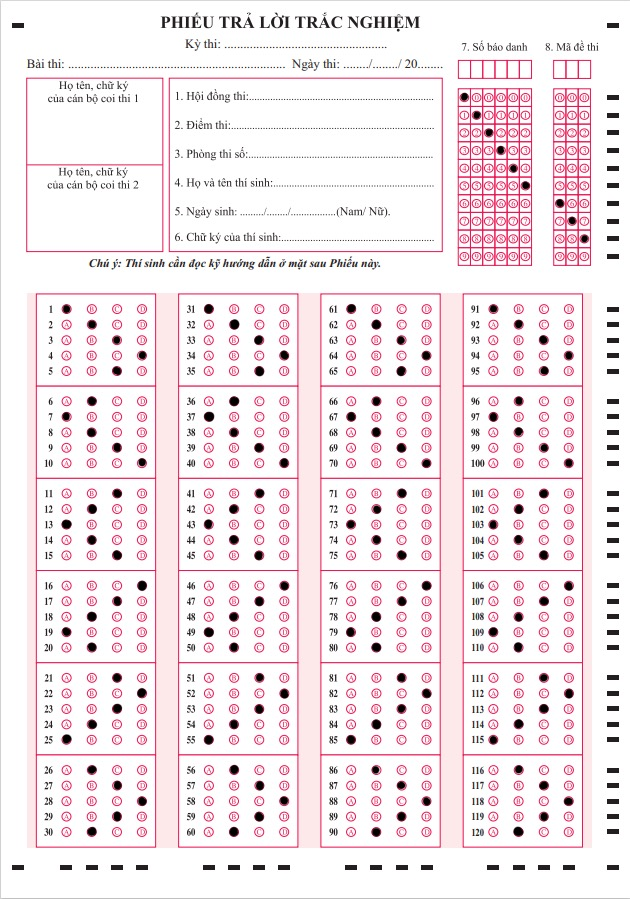
#> input picture omr-backend/images_test/1750766674305_Test678.jpg, 630 x 899 px
$ python -i bubble_utils.py   (imports and definitions only)
#> lines starting #> are read from the running program, lines starting #| are printed output that depends on the picture; after the words box and inside, x2 and y2 are one past the last pixel; in counts of white or black regions, pixels touching at a corner belong together
#> further down, picture is the input picture: shape (899, 630, 3); mean B, G, R 235.1, 231.5, 242.2
import cv2
import numpy as np
import imutils

def detect_all_bubbles(image):
    gray = cv2.cvtColor(image, cv2.COLOR_BGR2GRAY)
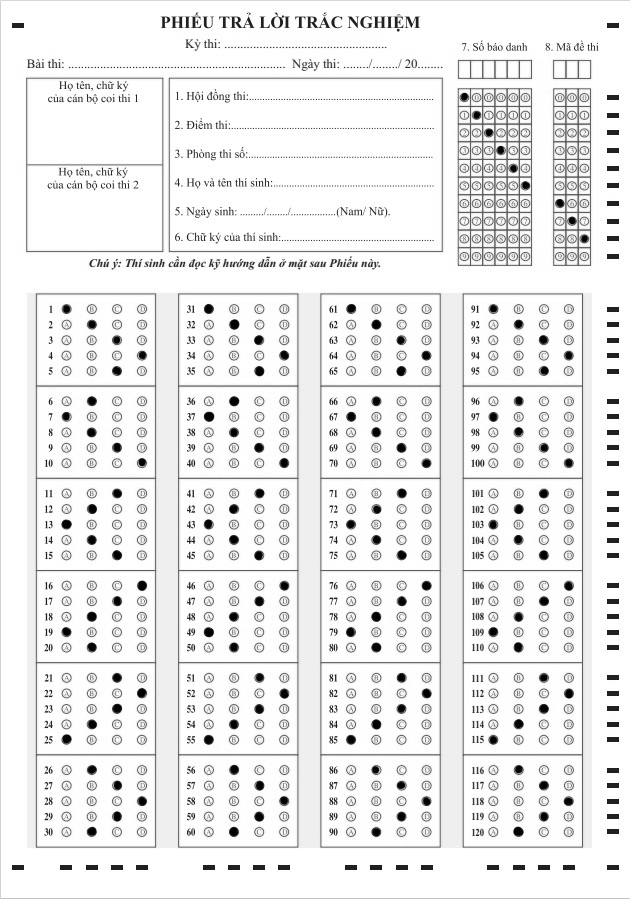
#> gray: shape (899, 630); min 0, max 255, mean 235.1
    blurred = cv2.GaussianBlur(gray, (5, 5), 0)
    _, thresh = cv2.threshold(blurred, 180, 255, cv2.THRESH_BINARY_INV)
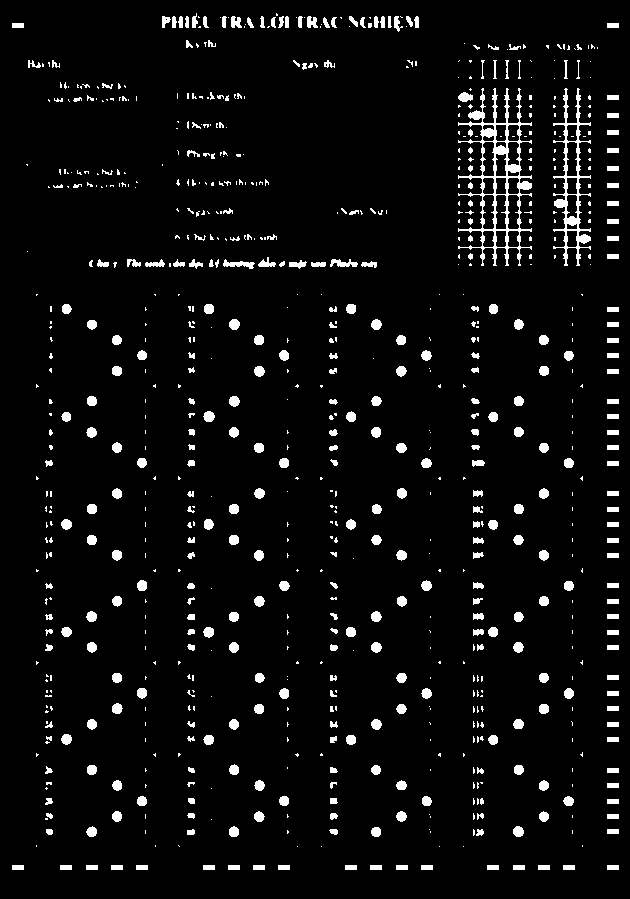
#> thresh: shape (899, 630); 5% white; 826 white regions (483 under 20 px), largest, box (x1, y1, x2, y2) and area: (458, 88, 532, 266) 3011, (553, 88, 591, 266) 1652, (223, 259, 255, 269) 157
    kernel = cv2.getStructuringElement(cv2.MORPH_ELLIPSE, (5, 5))
    thresh = cv2.morphologyEx(thresh, cv2.MORPH_CLOSE, kernel, iterations=2)
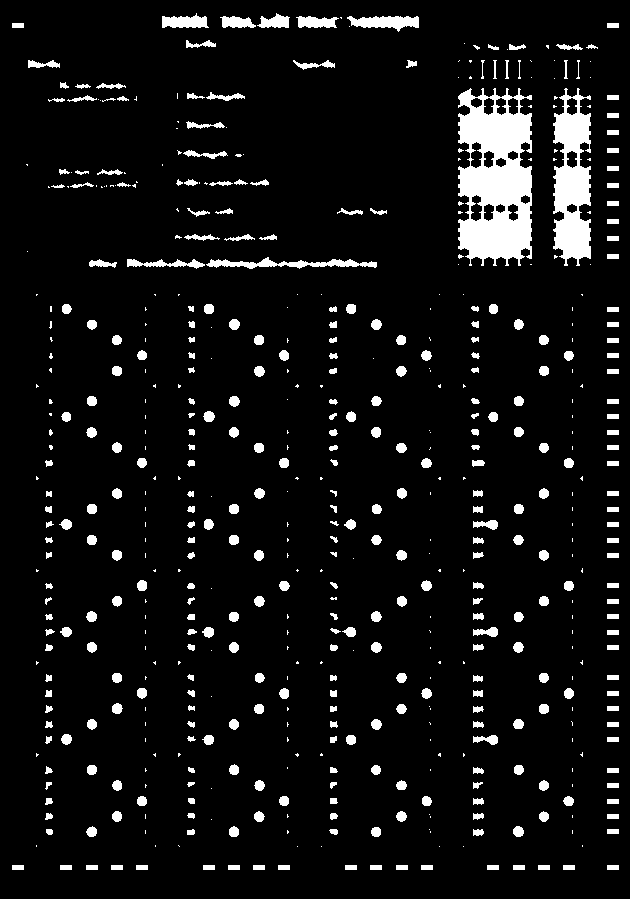
#> thresh: shape (899, 630); 7.1% white; 573 white regions (233 under 20 px)
    cnts = cv2.findContours(thresh.copy(), cv2.RETR_EXTERNAL, cv2.CHAIN_APPROX_SIMPLE)
#> cnts = 573 contours, 255 with area under 20; largest, box (x1, y1, x2, y2) and area: (458, 88, 532, 266) 10495, (553, 88, 591, 266) 4530, (206, 257, 377, 269) 717, (347, 16, 419, 32) 632, (162, 13, 209, 28) 432
    cnts = imutils.grab_contours(cnts)
    coords = []
    for c in cnts:
        area = cv2.contourArea(c)
        (x, y, w, h) = cv2.boundingRect(c)
        ar = w / float(h)
        fill_ratio = area / (w * h + 1e-6)
        if 100 < area < 3000 and 0.7 <= ar <= 1.3 and fill_ratio > 0.4:
            (cx, cy), _ = cv2.minEnclosingCircle(c)
            coords.append((int(cx), int(cy), c))
#> this loop made 573 passes
#> (c, area, x, y, w, h, ar, fill_ratio) on passes 1 to 3: ([[607, 865], [607, 869], [618, 869], [618, 865]], 44, 607, 865, 12, 5, 2.4, 0.733), ([[563, 865], [563, 869], [574, 869], [574, 865]], 44, 563, 865, 12, 5, 2.4, 0.733), ([[538, 865], [538, 869], [549, 869], [549, 865]], 44, 538, 865, 12, 5, 2.4, 0.733)
#> after the loop, coords = []
    coords = sorted(coords, key=lambda x: x[1])
    return coords

def detect_filled_bubbles_in_column(col_img, num_rows=10, threshold_black=60, min_black_pixels=50):
    h = col_img.shape[0] // num_rows
    gray = cv2.cvtColor(col_img, cv2.COLOR_BGR2GRAY)
    filled_rows = []
    for i in range(num_rows):
        y1 = i * h
        y2 = (i + 1) * h
        row_crop = gray[y1:y2, :]
        black_pixel_count = cv2.countNonZero(cv2.inRange(row_crop, 0, threshold_black))
        if black_pixel_count > min_black_pixels:
            filled_rows.append((i, black_pixel_count))
    return filled_rows

def get_filled_bubble_by_max_fill(image_row, all_coords):
    hsv = cv2.cvtColor(image_row, cv2.COLOR_BGR2HSV)
    lower = np.array([0, 0, 0])
    upper = np.array([180, 255, 90])
    mask = cv2.inRange(hsv, lower, upper)
    mask = cv2.medianBlur(mask, 5)

    max_fill = 0
    chosen_bubble = None

    for (x, y, contour) in all_coords:
        mask_circle = np.zeros(mask.shape, dtype="uint8")
        cv2.drawContours(mask_circle, [contour], -1, 255, -1)
        masked_area = cv2.bitwise_and(mask, mask, mask=mask_circle)
        fill = cv2.countNonZero(masked_area)
        if fill > max_fill:
            max_fill = fill
            chosen_bubble = (x, y)

    return chosen_bubble

>>> import cv2
>>> picture = cv2.imread('images_test/1750766674305_Test678.jpg')
>>> result = detect_all_bubbles(picture)
#> result = []

$ run again, on omr-backend/images_test/1751207004622_Test678_Loi02.jpg
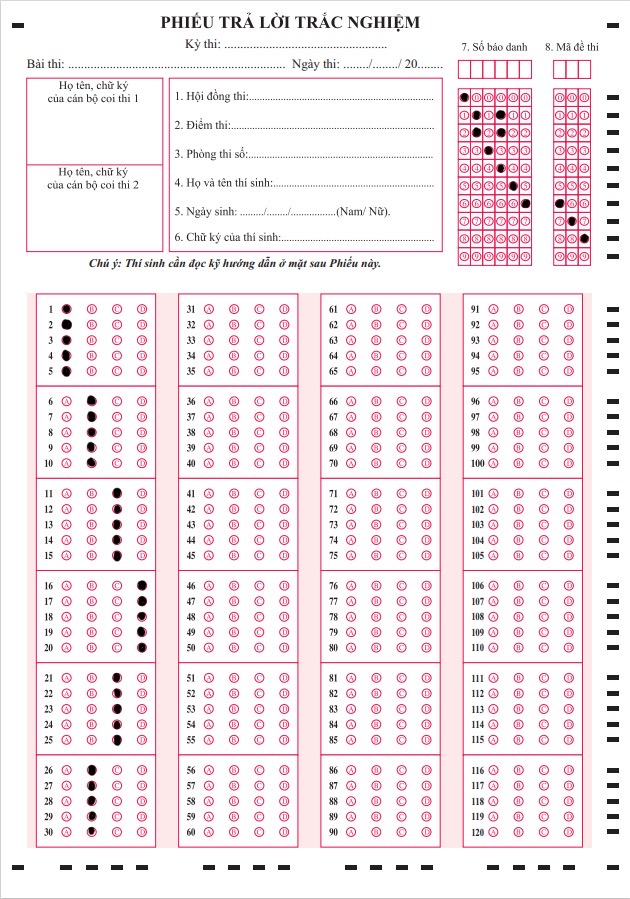
#> input picture omr-backend/images_test/1751207004622_Test678_Loi02.jpg, 630 x 899 px
#> picture is the input picture: shape (899, 630, 3); mean B, G, R 236.7, 232.8, 243.8
#> in detect_all_bubbles, `_, thresh = cv2.threshold(blurred, 180, 255, cv2.THRESH_BINARY_INV)`:
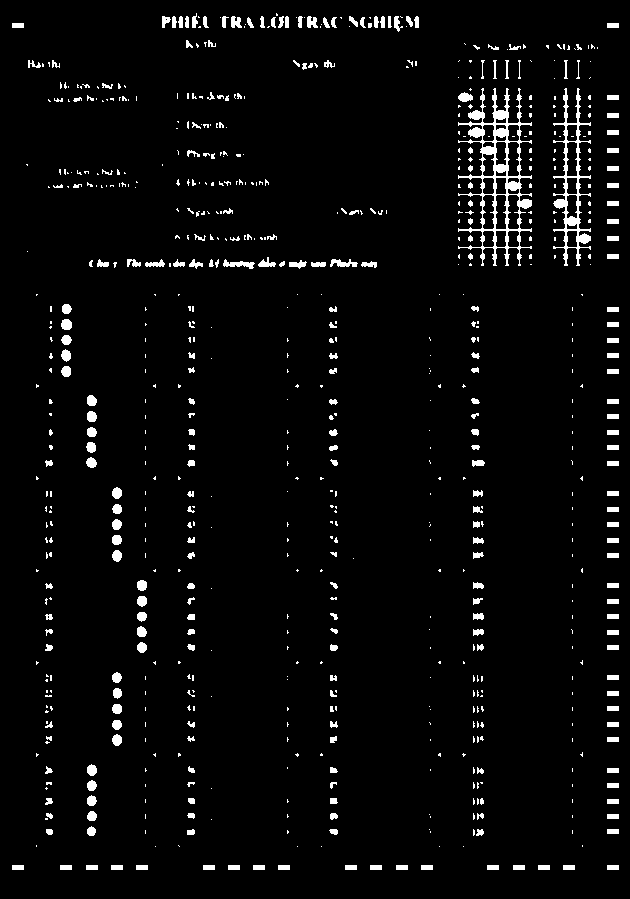
#> thresh: shape (899, 630); 3.7% white; 742 white regions (488 under 20 px), largest, box (x1, y1, x2, y2) and area: (458, 88, 532, 266) 3314, (553, 88, 591, 266) 1672, (223, 259, 255, 269) 156
#> in detect_all_bubbles, `thresh = cv2.morphologyEx(thresh, cv2.MORPH_CLOSE, kernel, iterations=2)`:
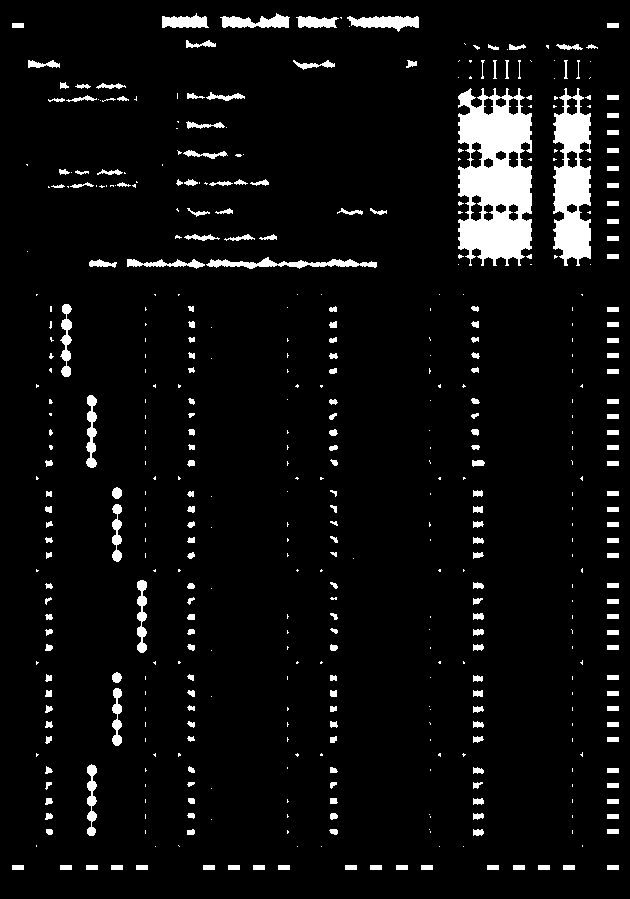
#> thresh: shape (899, 630); 5.7% white; 472 white regions (240 under 20 px)
#> cnts = 472 contours, 263 with area under 20; largest, box (x1, y1, x2, y2) and area: (458, 88, 532, 266) 10250, (553, 88, 591, 266) 4523, (206, 257, 377, 269) 717, (347, 16, 419, 32) 632, (220, 13, 290, 28) 558
#> the loop in detect_all_bubbles, `for c in cnts:` made 472 passes
#> (c, area, x, y, w, h, ar, fill_ratio) on passes 1 to 3: ([[607, 865], [607, 869], [618, 869], [618, 865]], 44, 607, 865, 12, 5, 2.4, 0.733), ([[563, 865], [563, 869], [574, 869], [574, 865]], 44, 563, 865, 12, 5, 2.4, 0.733), ([[538, 865], [538, 869], [549, 869], [549, 865]], 44, 538, 865, 12, 5, 2.4, 0.733)
#> after the loop in detect_all_bubbles, `for c in cnts:`: coords = []
